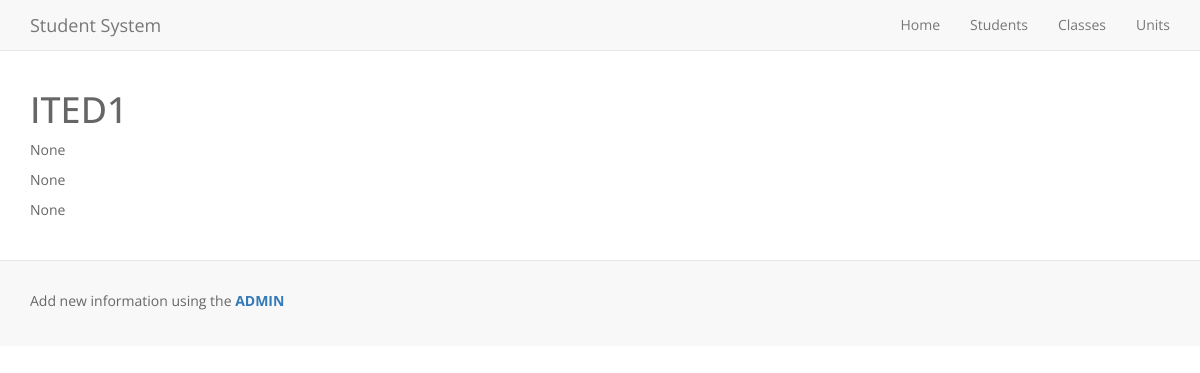
Page /SIS/classes/5/overview on the committed database.
### Student_information_system/models.py (models this page shows, shortened)
class tblClasses(models.Model):
    id_classes = models.AutoField(primary_key=True, verbose_name="Class ID")
    class_code = models.CharField("Class Code", max_length=50)
    id_foreign_unit_1 = models.ForeignKey(tblUnits,
                                        verbose_name="Unit 1", related_name='Unit_1',
                                        null=True, blank=True)
    id_foreign_unit_2 = models.ForeignKey(tblUnits,
                                        verbose_name="Unit 2", related_name='Unit_2',
                                        null=True, blank=True)
    id_foreign_unit_3 = models.ForeignKey(tblUnits,
                                        verbose_name="Unit 3", related_name='Unit_3',
                                        null=True, blank=True)
    class Meta:
        verbose_name = ("Class")
        verbose_name_plural = ("Classes")

### Student_information_system/views.py (the view)
# urls.py: url(r'^classes/(?P<class_id>[0-9]+)/overview$', views.classes, name='classes'),
def classes(request, class_id):
    class_id = get_object_or_404(tblClasses, pk=class_id)
    context = {
        'class': class_id,
    }
    return render(request, 'SIS/classView.html', context)

### Student_information_system/templates/SIS/classView.html
{% extends "SIS/base.html" %}
{% block content %}
    <h1>{{ class.class_code }}</h1>
    <p>{{ class.id_foreign_unit_1 }}</p>
    <p>{{ class.id_foreign_unit_2 }}</p>
    <p>{{ class.id_foreign_unit_3 }}</p>
{% endblock %}

### static/css/style.css (style rules this page uses)
body { font-family: 'Open Sans', sans-serif; color: #666666; padding-top:70px; }

### rows in the picture
tblClasses: class_code "ITED1", id_foreign_unit_1 "None", id_foreign_unit_2 "None", id_foreign_unit_3 "None"
